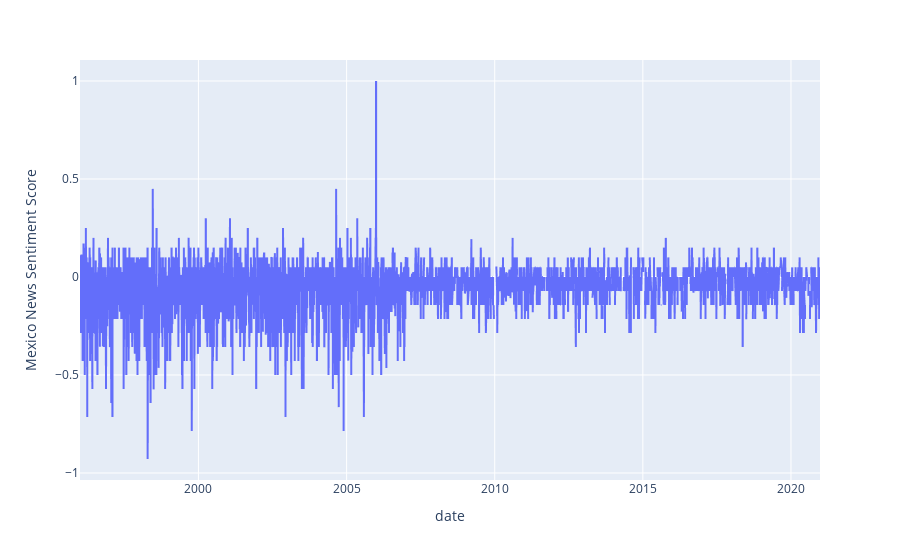

Here is the notebook cell this chart was saved with:
### Code cell
date_nyt = (nyt.groupby('date')['dict_sentiment_imp'].sum()/nyt.groupby('date')['importance'].sum()).reset_index().rename(columns = {0:'Mexico News Sentiment Score'})
fig = px.line(date_nyt, x='date', y='Mexico News Sentiment Score')
fig.show()

### Figure 1 — Plotly figure (JSON) as saved in the notebook; plotly's stock layout.template omitted (floating-point values rounded to 4 significant figures; data arrays with more than 128 entries replaced by an {"elided": "..."} marker saying what was removed)
{"data": [{"hovertemplate": "date=%{x}<br>Mexico News Sentiment Score=%{y}<extra></extra>", "legendgroup": "", "line": {"color": "#636efa", "dash": "solid"}, "mode": "lines", "name": "", "showlegend": false, "type": "scattergl", "x": {"elided": "4524 str values"}, "xaxis": "x", "y": {"elided": "4524 float values"}, "yaxis": "y"}], "layout": {"legend": {"tracegroupgap": 0}, "margin": {"t": 60}, "xaxis": {"anchor": "y", "domain": [0, 1], "title": {"text": "date"}}, "yaxis": {"anchor": "x", "domain": [0, 1], "title": {"text": "Mexico News Sentiment Score"}}}}
